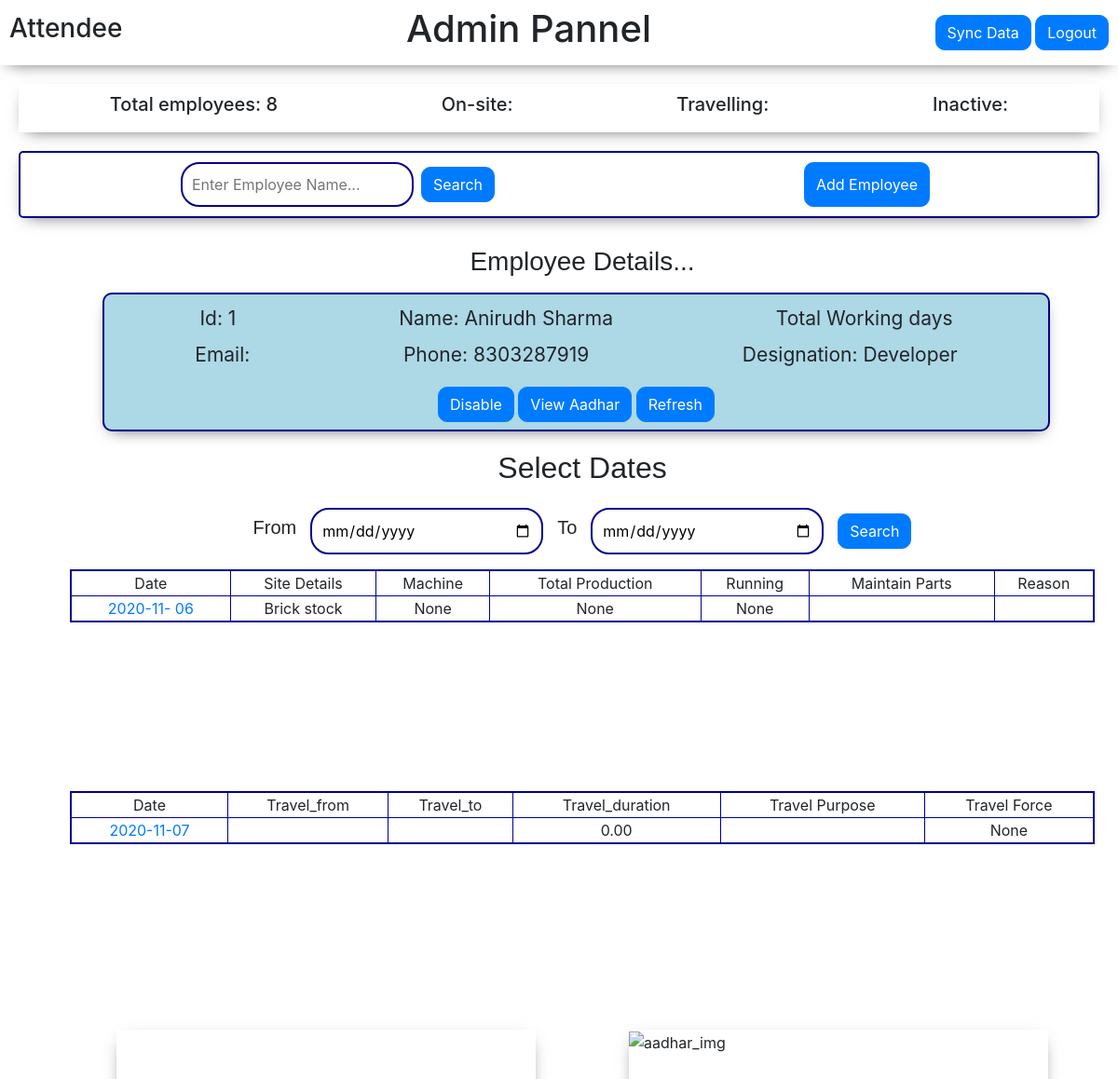
Before: /homeadmin/1 (signed in) with the older database file.
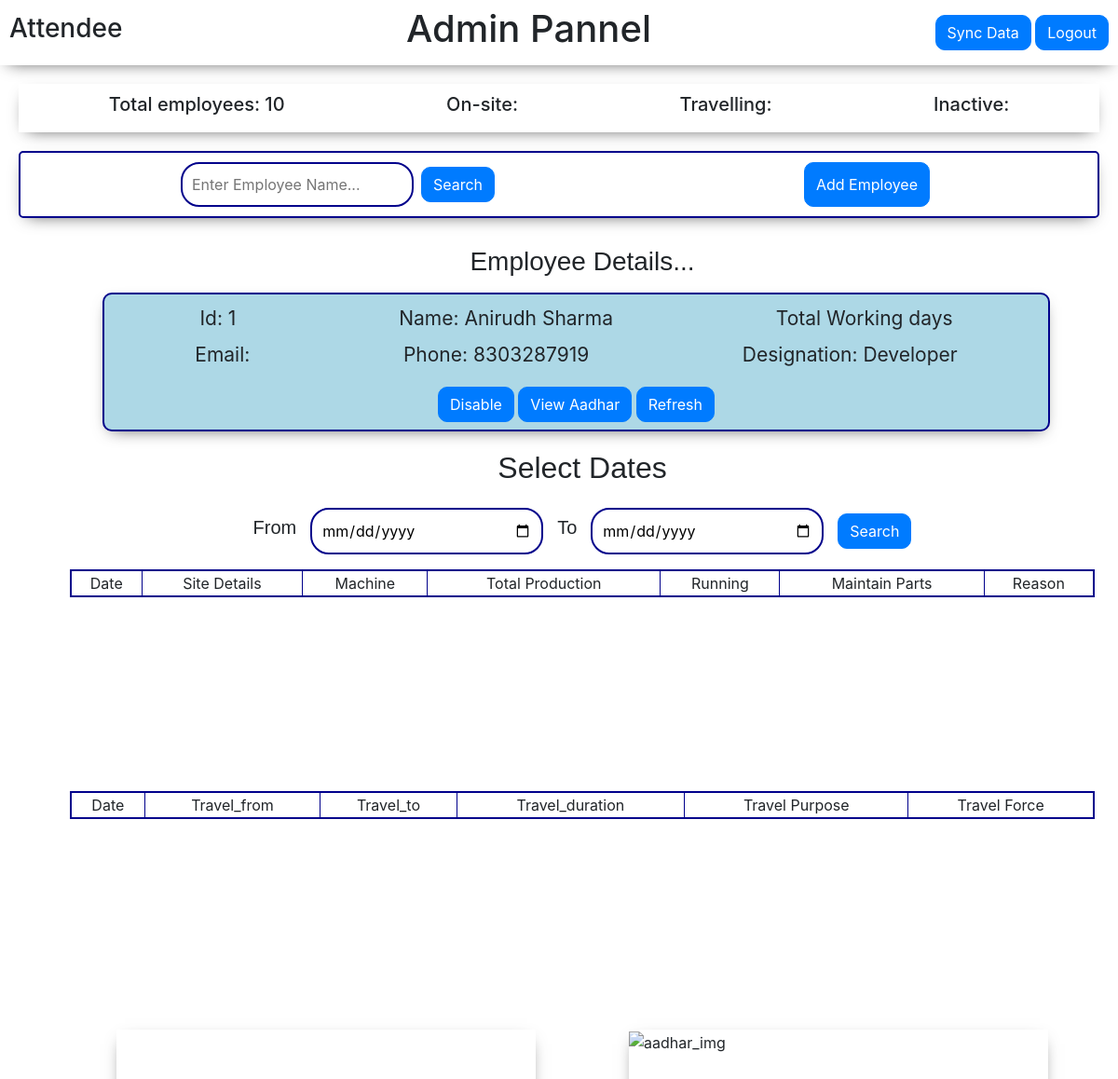
After: the same page with the newer database file.
### attende/models.py (models this page shows, shortened)
class Employee(models.Model):
    emp_id = models.AutoField(primary_key=True)
    employee_name = models.CharField(max_length=100)
    employee_phone = models.IntegerField()
    designation = models.CharField(max_length=20)
    place = models.CharField(max_length=30)
    employee_username = models.CharField(max_length=25)
    employee_aadhar = models.ImageField(upload_to ="attende/aadhar", default="")
    employee_email = models.CharField(max_length=500, default="")

class OnSite(models.Model):
    employee = models.ForeignKey(Employee, on_delete=models.CASCADE, null=True)
    emp_date = models.DateField()
    emp_latitude = models.DecimalField(max_digits=10, decimal_places=5, default=0)
    emp_longitude = models.DecimalField(max_digits=10, decimal_places=5, default=0)
    emp_siteInfo = models.CharField(max_length=500, default="")
    emp_work_modelNumber  = models.CharField(max_length=50, blank=True, null=True)
    emp_totalProdution  = models.CharField(max_length=50, blank=True, null=True)
    emp_running = models.CharField(max_length=50, blank=True, null=True)
    emp_maintainParts = models.CharField(max_length=500, default="", blank=True)
    emp_partsReason = models.CharField(max_length=500, default="", blank=True)
    maintain_partsImg = models.ImageField(upload_to="attende/aadhar", default="", blank=True)

class Travel(models.Model):
    employee = models.ForeignKey(Employee, on_delete=models.CASCADE, null=True)
    emp_date = models.DateField()
    emp_latitudec = models.DecimalField(max_digits=10, decimal_places=5, default=0)
    emp_longitudec = models.DecimalField(max_digits=10, decimal_places=5, default=0)
    emp_latitude1 = models.DecimalField(max_digits=10, decimal_places=5, default=0, blank=True, null=True)
    emp_longitude1 = models.DecimalField(max_digits=10, decimal_places=5, default=0, blank=True, null=True)
    emp_latitude2 = models.DecimalField(max_digits=10, decimal_places=5, default=0, blank=True, null=True)
    emp_longitude2 = models.DecimalField(max_digits=10, decimal_places=5, default=0, blank=True, null=True)
    emp_latitude3 = models.DecimalField(max_digits=10, decimal_places=5, default=0, blank=True, null=True)
    emp_longitude3 = models.DecimalField(max_digits=10, decimal_places=5, default=0, blank=True, null=True)
    travel_from = models.CharField(max_length=100, default="", blank=True)
    travel_to = models.CharField(max_length=100, default="", blank=True)
    travel_by = models.CharField(max_length=100, default="", blank=True)
    travel_duration = models.DecimalField(max_digits=5, decimal_places=2, default=0, blank=True)
    travel_purpose = models.CharField(max_length=100, default="", blank=True)
    travel_force =  models.IntegerField(blank=True, null=True)
    accompanied_emp2 = models.IntegerField(blank=True, null=True)
    accompanied_emp3 =  models.IntegerField(blank=True, null=True)
    accompanied_emp4 =  models.IntegerField(blank=True, null=True)
    accompanied_emp5 =  models.IntegerField(blank=True, null=True)

### attende/views.py (the view)
# urls.py: path('homeadmin/<id>', views.homeadmin, name="homeadmin"),
def homeadmin(request, id):
    if request.user.is_authenticated :
        empData = []
        employe = Employee.objects.all()
        for em in employe:
            empData.append(em)
        ed = Employee.objects.filter(emp_id=id)
        totalemp  = Employee.objects.all().count()
        empworkdt = Travel.objects.filter(employee__emp_id=id)
        empworkds = OnSite.objects.filter(employee__emp_id=id)
        if request.method == "POST":
            d1 = request.POST['datefrom']
            d2 = request.POST['dateto']
            empwrkt =  Travel.objects.filter(employee__emp_id=id, emp_date__range=(d1, d2))
            empwrkds = OnSite.objects.filter(employee__emp_id=id, emp_date__range=(d1, d2))
            params = { 'empData' : empData,
                   'empdetail': ed,
                   'totalemp': totalemp,
                   'empwrkt': empwrkt,
                   'empwrkds': empwrkds,
                   'id': id ,
                    'd1': d1,
                    'd2': d2 }
            return render(request, 'attende/admin.html', params)
        else:
            params = { 'empData' : empData,
                   'empdetail': ed,
                   'totalemp': totalemp,
                   'empworkdt': empworkdt,
                   'empworkds': empworkds,
                   'id': id,
                   'd1': "mm-dd-yyyy",
                   'd2': "mm-dd-yyyy" }
            return render(request, 'attende/admin.html', params)
    else :
      return redirect('/')

### templates/attende/admin.html (shortened to what the changed rows need)
<!doctype html>
<html lang="en">
<head>
    <link rel="stylesheet" href="https://cdn.jsdelivr.net/npm/bootstrap@4.5.3/dist/css/bootstrap.min.css"
>
</head>
<body>
    <div class="admin_top">
        <h1>Admin Pannel</h1>
    </div>
    <div class="admin_top1">
        <h5>Total employees: {{totalemp}}</h5>
        <h5>On-site: </h5>
        <h5>Travelling: </h5>
        <h5>Inactive: </h5>
    </div>
    <div class="admin_bottom">
        <div class="emp_details">
            <div class="empDetails_middleA">
                <div class="details container mt-3">
                    {% for emp in empdetail %}
                    <div class="ed">
                        <p1 style="font-size: 21px;">Id: {{emp.emp_id}}</p1>
                        <p1 style="font-size: 21px;">Name: {{emp.employee_name}}</p1>
                        <p1 style="font-size: 21px;">Total Working days</p1>
                    </div>
                    {% endfor %}
                    {% for emp in empdetail %}
                    <div class="e mt-2">
                        <p1 style="font-size: 21px;">Email: {{emp.employee_email}}</p1>
                        <p1 style="font-size: 21px;">Phone: {{emp.employee_phone}}</p1>
                        <p1 style="font-size: 21px;">Designation: {{emp.designation}}</p1>
                    </div>
                    {% endfor %}
                </div>
            </div>
            <div class="empDetails_middleB mt-1">
                <center>
                    <h2 style=" font-family: Comic Sans MS, cursive, sans-serif;">Select Dates</h2>
                </center>
                <div class="container mt-3">
                    <div class="emp_workDetail">
                        <table border="1" style="width: 100%;">
                            {% for e in empworkds %}
                            <tr align="center">
                                <td><a
                                        href='/workdetail/{{id}}/{{e.emp_date|date:"Y-m-d"}}'>{{e.emp_date|date:"Y-m- d" }}</a>
                                </td>
                                <td>{{e.emp_siteInfo}}</td>
                                <td>{{e.emp_work_modelNumber}}</td>
                                <td>{{e.emp_totalProdution}}</td>
                                <td>{{e.emp_running}}</td>
                                <td>{{e.emp_maintainParts}}</td>
                                <td>{{e.emp_partsReason}}</td>
                            </tr>
                            {% endfor %}
                        </table>
                    </div>
                    <div class="emp_workDetail1 mt-5">
                        <table border="1" style="width: 100%;">
                            {% for e in empworkdt %}
                            <tr align="center">
                                <td><a
                                        href='/workdetail/{{id}}/{{e.emp_date|date:"Y-m-d"}}'>{{e.emp_date|date:"Y-m-d"}}</a>
                                </td>
                                <td>{{e.travel_from}}</td>
                                <td>{{e.travel_to}}</td>
                                <td>{{e.travel_duration}}</td>
                                <td>{{e.travel_purpose}}</td>
                                <td>{{e.travel_force}}</td>
                            </tr>
                            {% endfor %}
                        </table>
                    </div>
                </div>
            </div>
        </div>
    </div>
</body>
</html>

Changed rows visible on the page:
removed OnSite: emp_date "2020-11- 06", emp_siteInfo "Brick stock", emp_work_modelNumber "None", emp_totalProdution "None", emp_running "None"
removed Travel: emp_date "2020-11-07", travel_duration "0.00", travel_force "None"
Other visible differences:
{{ totalemp }}: "8" → "10"
